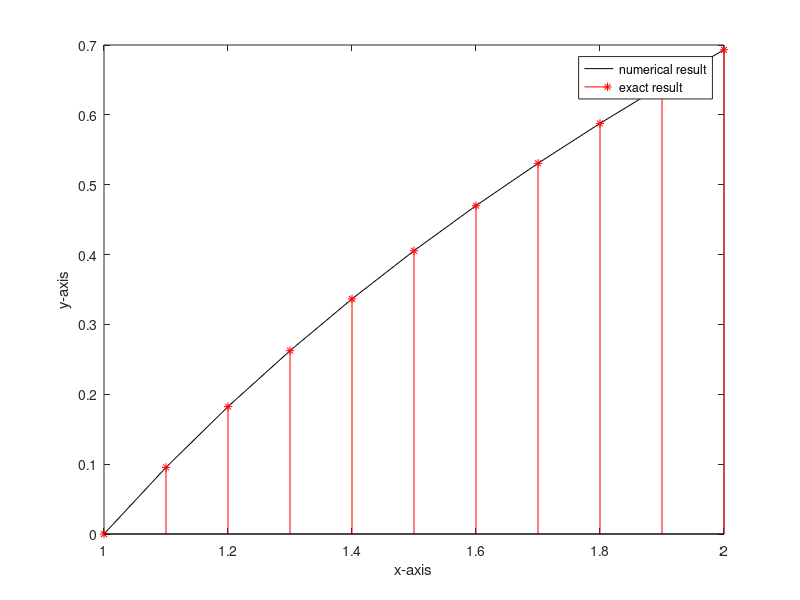

Here is the MATLAB script that generated this plot:
    % Use the non-linear shooting method to approximate the solution of
    % the boundary value problem and compare the result with the actual
    % solution.
    %
    % y'' = -(y')^2 - y + ln(x),   1 <= x <= 2,
    % y(1) = 0,  y(2) = ln(2),  with h = 0.1,  m = 10
    %
    % Actual solution:
    % y(x) = ln(x)

    function non_linear2
    clc
    clf
    clear all
    a=1;
    b=2;
    alpha=0;
    beta=log(2);
    h=0.1;
    tol=0.00001;
    m=10;
    k=1;
    n=(b-a)/h;
    tk=(beta-alpha)/(b-a);
    x=linspace(a,b,n+1);
    while k<=m
        u(1)=alpha;
        u1(1)=tk;
        v(1)=0;
        v1(1)=1;
        for i=1:n
            k1=h*f(x(i),u(i),u1(i));
            k2=h*f(x(i)+h/2,u(i)+u1(i)*h/2+h*k1/8,u1(i)+k1/2);
            k3=h*f(x(i)+h/2,u(i)+u1(i)*h/2+h*k1/8,u1(i)+k2/2);
            k4=h*f(x(i)+h,u(i)+u1(i)*h+h*k3/2,u1(i)+k3);
            u(i+1)=u(i)+h*(u1(i)+(k1+k2+k3)/6);
            u1(i+1)=u1(i)+(k1+2*k2+2*k3+k4)/6;
            p1=h*g(x(i),v(i),v1(i),u(i),u1(i));
            p2=h*g(x(i)+h/2,v(i)+v1(i)*h/2+h*p1/8,v1(i)+p1/2,u(i),u1(i));
            p3=h*g(x(i)+h/2,v(i)+v1(i)*h/2+h*p1/8,v1(i)+p2/2,u(i),u1(i));
            p4=h*g(x(i)+h,v(i)+v1(i)*h+h*p3/2,v1(i)+p3,u(i),u1(i));
            v(i+1)=v(i)+h*(v1(i)+(p1+p2+p3)/6);
            v1(i+1)=v1(i)+(p1+2*p2+2*p3+p4)/6;
        end
        if (abs(u(n+1)-beta)<tol)
            plot (x,u,'-k')
            hold on
            ey=log(x);
            stem(x,ey,'*r')
            hold off
            fprintf('x approximate exact error\n');
            for i=1:n+1
                fprintf('%11.5f %11.5f %11.5f %11.5f \n',x(i),u(i),ey(i), abs(ey(i)-u(i)));
            end
            legend('numerical result','exact result');
            xlabel('x-axis');
            ylabel('y-axis');
            fprintf('number of iteration =%d',k);
            break;
        else 
            tk=tk-(u(n+1)-beta)/v(n+1);
            k=k+1;
        end
    end
    function u2=f(x,u,u1)
    u2=-(u1)^2-u+log(x);
    function v2=g(x,v,v1,u,u1)
    v2=-v-2*u1*v1;
